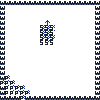

This game map was drawn from its Tiled (.tmx) file and the tilesets committed beside it. A one-line description and the full map source follow:
An orthogonal 20x20 tile map with 5x5 px tiles, 1 tile layer (Tile Layer 1).

<map version="1.10" tiledversion="1.11.1" orientation="orthogonal" renderorder="right-up" width="20" height="20" tilewidth="5" tileheight="5" infinite="0" nextlayerid="2" nextobjectid="1">
 <properties>
  <property name="ambient_light" type="float" value="0" />
  <property name="skybox_bottom" value="" />
  <property name="skybox_east" value="" />
  <property name="skybox_north" value="" />
  <property name="skybox_south" value="" />
  <property name="skybox_top" value="" />
  <property name="skybox_west" value="" />
 </properties>
 <tileset firstgid="1" source="set.tsx" />
 <layer id="1" name="Tile Layer 1" width="20" height="20">
  <data encoding="csv">
2,2,2,2,2,2,2,2,2,2,2,2,2,2,2,2,2,2,2,2,
2,14,14,14,14,14,14,14,14,14,14,14,14,14,14,14,14,14,14,2,
2,14,14,14,14,14,14,14,14,14,14,14,14,14,14,14,14,14,14,2,
2,14,14,14,14,14,14,14,14,14,14,14,14,14,14,14,14,14,14,2,
2,14,14,14,14,14,14,14,14,4,14,14,14,14,14,14,14,14,14,2,
2,14,14,14,14,14,14,14,22,22,20,14,14,14,14,14,14,14,14,2,
2,14,14,14,14,14,14,14,22,22,18,14,14,14,14,14,14,14,14,2,
2,14,14,14,14,14,14,14,21,21,21,14,14,14,14,14,14,14,14,2,
2,14,14,14,14,14,14,14,17,19,17,14,14,14,14,14,14,14,14,2,
2,14,14,14,14,14,14,14,14,14,14,14,14,14,14,14,14,14,14,2,
2,14,14,14,14,14,14,14,14,14,14,14,14,14,14,14,14,14,14,2,
2,14,14,14,14,14,14,14,14,14,14,14,14,14,14,14,14,14,14,2,
2,14,14,14,14,14,14,14,14,14,14,14,14,14,14,14,14,14,14,2,
2,14,14,14,14,14,14,14,14,14,14,14,14,14,14,14,14,14,14,2,
2,14,14,14,14,14,14,14,14,14,14,14,14,14,14,14,14,14,14,2,
2,13,14,14,14,14,14,14,14,14,14,14,14,14,14,14,14,14,14,2,
13,11,13,14,14,14,14,14,14,14,14,14,14,14,14,14,14,14,14,2,
2,10,11,12,13,14,14,14,14,14,14,14,14,14,14,14,14,14,14,2,
2,9,10,11,12,13,14,14,14,14,14,14,14,14,14,14,14,14,14,2,
2,2,2,2,13,2,2,2,2,2,2,2,2,2,2,2,2,2,2,2
</data>
 </layer>
</map>